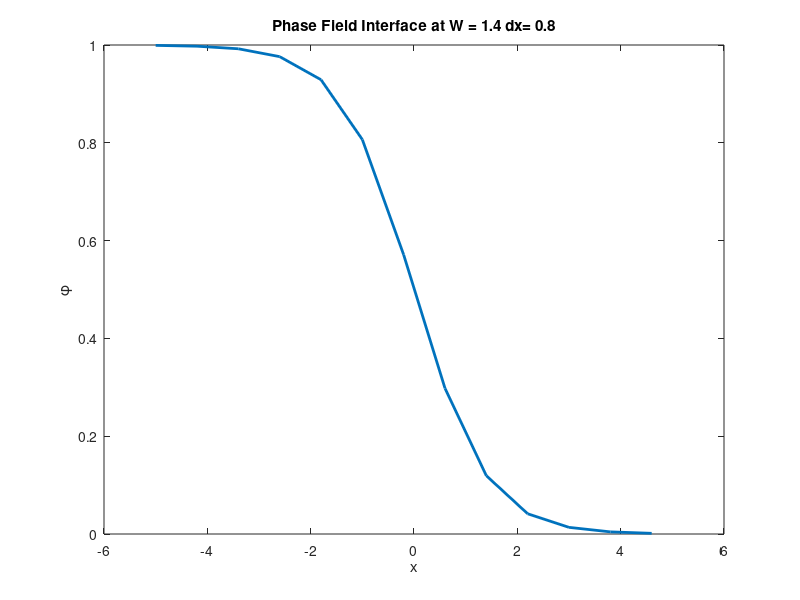

Here is the MATLAB script that generated this plot:
dx = 0.8;
x = -5:dx:5;
W = 1.4;
phi = 0.5 * (1 - tanh(x / W));
plot(x, phi, 'LineWidth', 2);
xlabel('x'); ylabel('\phi'); title(sprintf('Phase Field Interface at W = %d dx= %d',W, dx));
%seems like 1.4 is a good value for W to have a nice transition. Shouldn't have to change my other code much, just the W value in my phi and psi field.